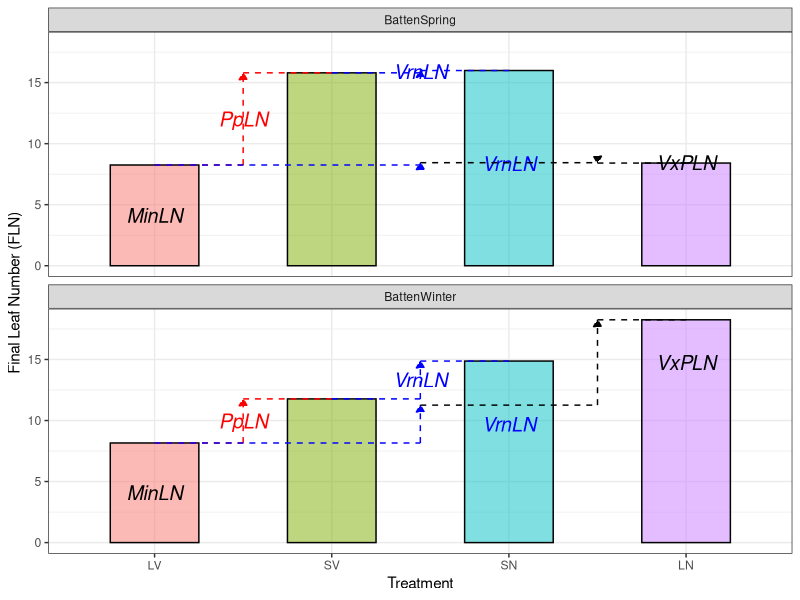

The R script that drew this image:
## ---- chunk 1
library(ggplot2)
library(tidyr)
library(dplyr)

fln_data <- data.frame(
    Parameter_FLN = c("MinLN", "PpLN", "VrnLN", "VxPLN", "LV", "SV", "SN", "LN"),
    BattenWinter = c(8.16, 3.61, 3.10, 6.99, 8.16, 11.77, 14.87, 18.25),
    BattenSpring = c(8.25, 7.55, 0.19, -0.03, 8.25, 15.80, 15.99, 8.41)
)
# Reshape to long format
fln_long <- fln_data %>%
    pivot_longer(cols = c("BattenWinter", "BattenSpring"), names_to = "Cultivar", values_to = "FLN")

# Plot
p <- fln_long |> 
    filter(Parameter_FLN %in% c("LV", "SV", "SN", "LN")) |>
    mutate(Parameter_FLN = factor(Parameter_FLN, levels = c("LV", "SV", "SN", "LN"))) |>
    ggplot() +
    geom_col(aes(x = Parameter_FLN, y = FLN, fill = Parameter_FLN), alpha = 0.5, width = 0.5, color = "black") +
    facet_wrap(~Cultivar, ncol = 1) +
    labs(
        y = "Final Leaf Number (FLN)",
        x = "Treatment"
    ) +
    theme_bw() +
    theme() +
    theme(legend.position = "none")
fln_wide <- fln_long |> 
            pivot_wider(names_from = Parameter_FLN, values_from = FLN) 
df_text <- bind_rows(
    fln_wide |> 
        mutate(Y = MinLN / 2,
            X = 1,
            Label = "MinLN") |> 
        select(Cultivar, Y, X, Label),
    fln_wide |> 
        mutate(Y = PpLN / 2  + MinLN,
            X = 1.5,
            Label = "PpLN") |> 
        select(Cultivar, Y, X, Label),
    fln_wide |> 
        mutate(Y = VrnLN / 2  + SV,
            X = 2.5,
            Label = "VrnLN") |> 
        select(Cultivar, Y, X, Label),
    fln_wide |> 
        mutate(Y = VrnLN / 2  + LV,
            X = 3,
            Label = "VrnLN") |> 
        select(Cultivar, Y, X, Label),
    fln_wide |> 
        mutate(Y = VxPLN / 2  + LV + VrnLN,
            X = 4,
            Label = "VxPLN") |> 
        select(Cultivar, Y, X, Label)
    )

df_vertical <- bind_rows(
    fln_wide |> 
        mutate(y = LV,
            yend = SV,
            x = 1.5,
            xend = 1.5) |> 
        select(Cultivar, y, yend, x, xend) |> 
        mutate(Label = "PpLN"),
    fln_wide |> 
        mutate(y = SV,
            yend = SN,
            x = 2.5,
            xend = 2.5) |> 
        select(Cultivar, y, yend, x, xend) |> 
        mutate(Label = "VrnLN"),
    fln_wide |> 
        mutate(y = LV,
            yend = SN - SV + LV,
            x = 2.5,
            xend = 2.5) |> 
        select(Cultivar, y, yend, x, xend) |> 
        mutate(Label = "VrnLN"),
    fln_wide |> 
        mutate(y = SN - SV + LV,
            yend = LN,
            x = 3.5,
            xend = 3.5) |> 
        select(Cultivar, y, yend, x, xend) |> 
        mutate(Label = "VxPLN")
    )

df_horizontal <- bind_rows(
    fln_wide |> 
        mutate(y = LV,
            yend = LV,
            x = 1,
            xend = 1.5) |> 
        select(Cultivar, y, yend, x, xend) |> 
        mutate(Label = "PpLN"),
    fln_wide |> 
        mutate(y = SV,
            yend = SV,
            x = 1.5,
            xend = 2) |> 
        select(Cultivar, y, yend, x, xend) |> 
        mutate(Label = "PpLN"),
    fln_wide |> 
        mutate(y = SV,
            yend = SV,
            x = 2,
            xend = 2.5) |> 
        select(Cultivar, y, yend, x, xend) |> 
        mutate(Label = "VrnLN"),
    fln_wide |> 
        mutate(y = SN,
            yend = SN,
            x = 2.5,
            xend = 3) |> 
        select(Cultivar, y, yend, x, xend) |> 
        mutate(Label = "VrnLN"),
    fln_wide |> 
        mutate(y = LV,
            yend = LV,
            x = 1,
            xend = 2.5) |> 
        select(Cultivar, y, yend, x, xend) |> 
        mutate(Label = "VrnLN"),
    fln_wide |> 
        mutate(y = SN - SV + LV,
            yend = SN - SV + LV,
            x = 2.5,
            xend = 3.5) |> 
        select(Cultivar, y, yend, x, xend) |> 
        mutate(Label = "VxPLN"),
    fln_wide |> 
        mutate(y = LN,
            yend = LN,
            x = 3.5,
            xend = 4) |> 
        select(Cultivar, y, yend, x, xend) |> 
        mutate(Label = "VxPLN")
    )




# Add LV label
p <- p + geom_text(
        data = df_text,
        aes(x = X, y = Y, label = Label, color = Label),
        size = 5,
        fontface = "italic",
        vjust = 0.5
    )

p <- p + geom_segment(
        data = df_vertical,
        aes(
            x = x, xend = xend,
            y = y, yend = yend,
            color = Label,
        ),
        linetype = "dashed",
        arrow = arrow(length = unit(0.2, "cm"), ends = "last", type = "closed")
    )


p <- p + geom_segment(
        data = df_horizontal,
        aes(
            x = x, xend = xend,
            y = y, yend = yend,
            color = Label
        ),
        linetype = "dashed"
    )

p  + scale_color_manual(
        values = c("MinLN" = "black", "PpLN" = "red", "VrnLN" = "blue", "VxPLN" = "black"),
        guide = "none"
    )
